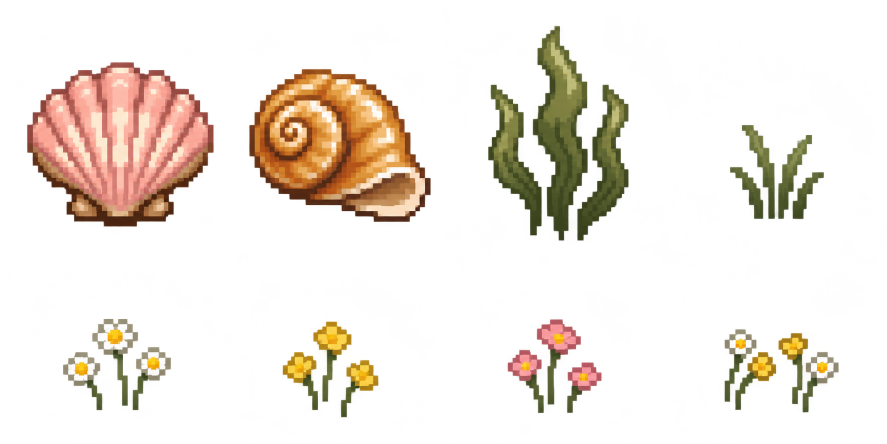
#> input picture art/design/visual-polish-v6/atlas-original.png, 1774 x 887 px (shown at 1/2 size)
$ python build_assets.py
#> lines starting #> are read from the running program, lines starting #| are printed output that depends on the picture
from pathlib import Path
from PIL import Image
import json
ROOT=Path(__file__).resolve().parent
OUT=ROOT.parents[2]/'godot2d/assets/visual-polish-v6'
OUT.mkdir(parents=True,exist_ok=True)
a=Image.open(ROOT/'atlas-original.png').convert('RGBA')
#> a is the input picture: PIL image 1774x887 RGBA; mean R, G, B, A 35.8, 26.9, 16.9, 45.9
names=['clam','snail','kelp','grass','flowers_white','flowers_yellow','flowers_pink','flower_edge']
meta={'source_size':list(a.size),'processing':'crop alpha bounds then nearest fit; no repainting','sprites':{}}
for i,name in enumerate(names):
    c,r=i%4,i//4
    cell=(round(c*a.width/4),(0 if r==0 else round(a.height*.62)),round((c+1)*a.width/4),(round(a.height*.58) if r==0 else a.height))
    tile=a.crop(cell)
    bounds=tile.getchannel('A').point(lambda v:255 if v>=64 else 0).getbbox()
    crop=tile.crop(bounds)
    size=(64,64) if i<3 else (16,14)
    pad=3 if i<3 else 1
    ratio=min((size[0]-pad*2)/crop.width,(size[1]-pad*2)/crop.height)
    target=(max(1,round(crop.width*ratio)),max(1,round(crop.height*ratio)))
    crop=crop.resize(target,Image.Resampling.NEAREST)
    result=Image.new('RGBA',size)
    at=((size[0]-target[0])//2,size[1]-pad-target[1])
    result.paste(crop,at)
    result.save(OUT/(name+'.png'))
    meta['sprites'][name]={'cell':cell,'trim':bounds,'size':size,'fit_size':target,'offset':at,'world_size':[12,11] if i<3 else [16,14],'world_anchor':[6,9] if i<3 else [8,14]}
#> this loop made 8 passes
#> bounds on passes 1 to 8: (54, 124, 427, 453), (54, 138, 418, 444), (89, 52, 370, 481), (130, 250, 318, 438), (126, 88, 342, 270), (121, 93, 313, 285), (128, 89, 316, 276), (119, 108, 347, 275)
#> pass 1, `tile=a.crop(cell)`:
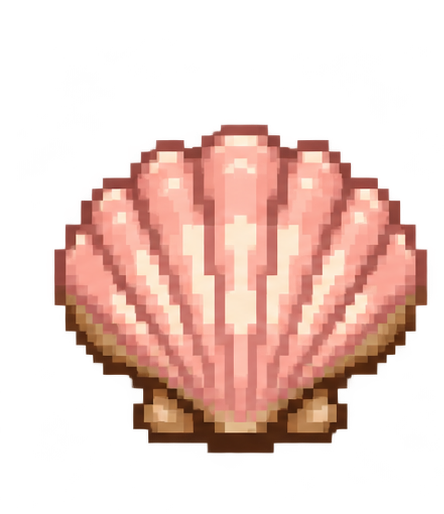
#> tile: PIL image 444x514 RGBA; mean R, G, B, A 85.2, 56.8, 49.3, 98.2; transparent parts drawn white
#> pass 1, `crop=tile.crop(bounds)`:
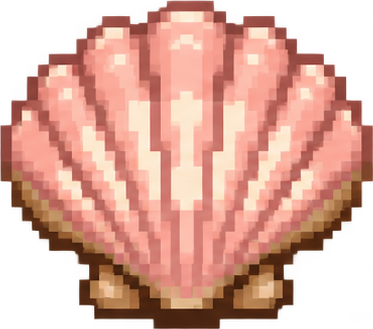
#> crop: PIL image 373x329 RGBA; mean R, G, B, A 156.9, 105.1, 91.5, 182.5; transparent parts drawn white
#> pass 1, `crop=crop.resize(target,Image.Resampling.NEAREST)`:
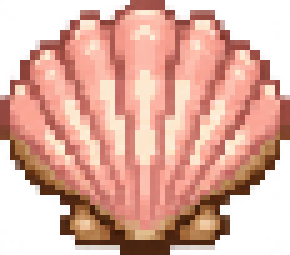
#> crop: PIL image 58x51 RGBA (shown 5 times larger); mean R, G, B, A 156.5, 105, 91.3, 182; transparent parts drawn white
#> after the loop, meta = 3 items
(ROOT/'metadata.json').write_text(json.dumps(meta,indent=2)+'\n')
